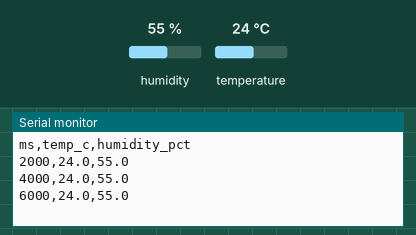
This sketch was run on a simulated Arduino Uno, built with avr-gcc and run on an emulated ATmega328P. Parts: the last lines printed to the serial monitor. The test bench sets the inputs (shaded band); at power-on: humidity 55 %, temperature 24 °C.

Above: at 6.8 s.
6.9 s: humidity set to 22 %
At 8.8 s:
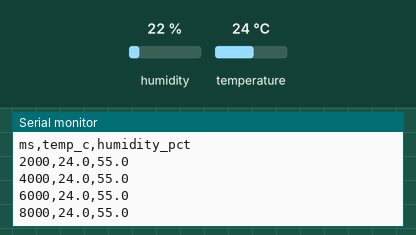
12.3 s: temperature set to 12 °C
At 14.7 s:
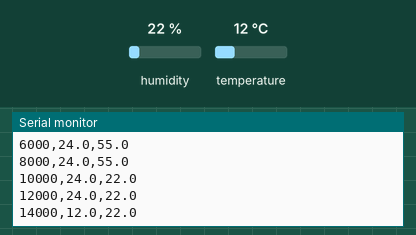
17.7 s: humidity set to 40 %
At 19.0 s:
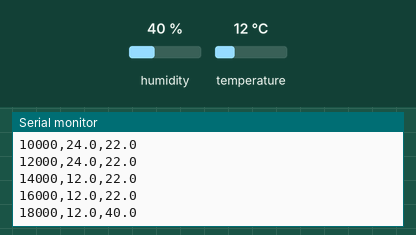
Timing chart, 0 to 20.7 s (numbered marks = the images above; inputs shaded):
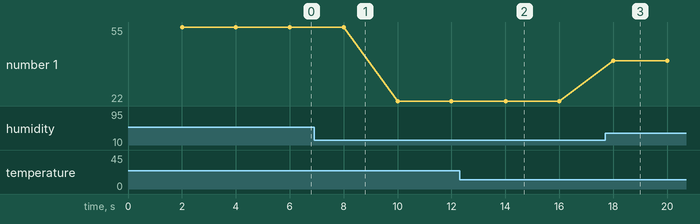

Measured:
- after the input at 12.3 s, the serial monitor: prints a new line after 1.7 s (image 2)
- after the input at 17.7 s, the serial monitor: prints a new line after 0.31 s (image 3)
- plotted number 1: 55 → 22 after the input at 6.9 s, 22 → 40 after the input at 17.7 s

The sketch:

dht_temp_hum.ino
```cpp
#include <DHT.h>

// -----------------------------
// Sensor Configuration
// -----------------------------
const byte DHT_PIN = 4;
const byte DHT_TYPE = DHT22;

DHT dht(DHT_PIN, DHT_TYPE);

// -----------------------------
// Timing Configuration
// -----------------------------
const unsigned long READ_INTERVAL = 2000; // 2 seconds
unsigned long lastReadTime = 0;

// -----------------------------
// Setup
// -----------------------------
void setup()
{
    Serial.begin(9600);

    dht.begin();

    Serial.println("ms,temp_c,humidity_pct");
}

// -----------------------------
// Main Loop
// -----------------------------
void loop()
{
    unsigned long currentTime = millis();

    // Wait until next scheduled reading
    if (currentTime - lastReadTime < READ_INTERVAL)
    {
        return;
    }

    lastReadTime = currentTime;

    float humidity = dht.readHumidity();
    float temperature = dht.readTemperature();

    // Handle failed sensor readings
    if (isnan(humidity) || isnan(temperature))
    {
        Serial.println("ERR,NaN,NaN");
        return;
    }

    // CSV Output
    Serial.print(currentTime);
    Serial.print(",");

    Serial.print(temperature, 1);
    Serial.print(",");

    Serial.println(humidity, 1);
}
```
